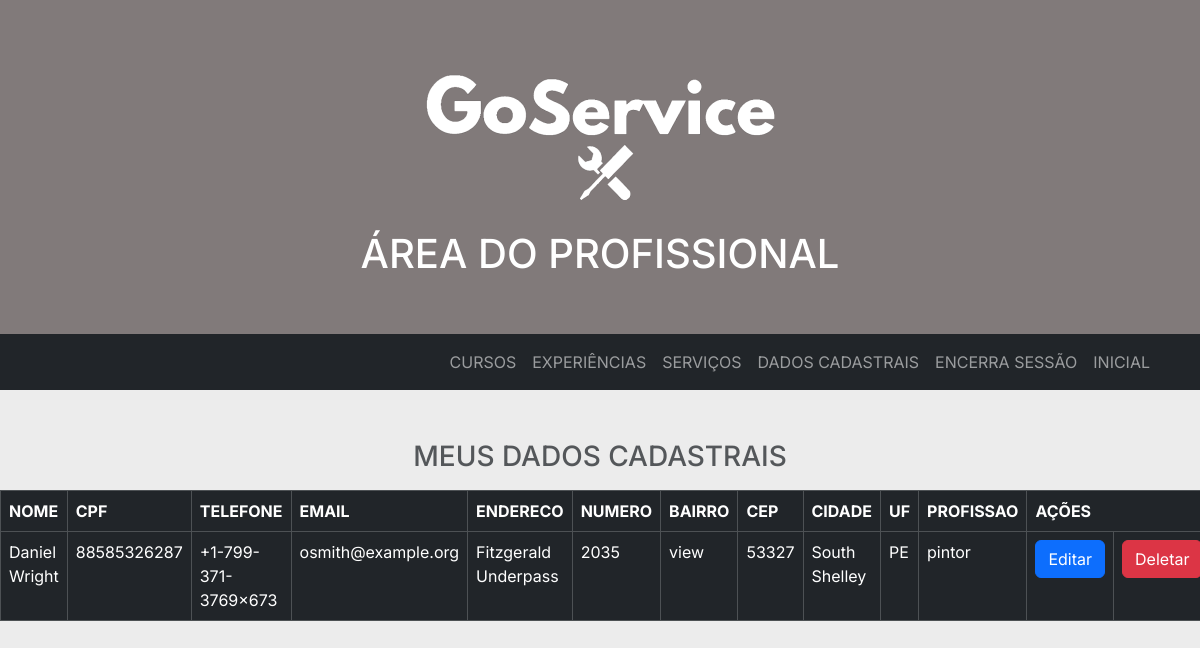
The app's page /visual_profissional (signed in) with its own data.
### tables this page shows
CREATE TABLE "profissionais"(
        "ID_profiss" INTEGER PRIMARY KEY AUTOINCREMENT,
        "nome"      TEXT,
        "CPF"       TEXT,
        "telefone"  TEXT,
        "email"     TEXT,
        "endereco"  TEXT,
        "num"       TEXT,
        "bairro"    TEXT,
        "CEP"       TEXT,
        cidade      TEXT,
        "uf"        TEXT,
        "profissao" TEXT
        );

### profissional.py (the view)
@bp_profissional.route('/visual_profissional')
def visual_profissional():
    con=sql.connect('goservice.db')
    cur=con.cursor()
    con.row_factory=sql.Row
    id_profiss=get_id_usuario()
    consulta = '''  SELECT pr.ID_profiss, pr.nome, pr.CPF, pr.telefone, pr.email, pr.endereco, pr.num, pr.bairro, pr.CEP, pr.cidade, pr.uf, pr.profissao
                    FROM profissionais AS pr
                    WHERE pr.ID_profiss=?'''
    cur.execute(consulta, (id_profiss,))
    profissional = cur.fetchone()
    con.close()
    return render_template('/profissional/visual_profissional.html', datas=profissional)

### login.py (called while the page is built)
@login_manager.user_loader
def load_user(user_id):
    con = sql.connect('goservice.db')
    cur = con.cursor()
    cur.execute("SELECT * FROM loginProf WHERE username=?", (user_id,))
    user_prof = cur.fetchone()
    if user_prof:
        return User_profiss(user_prof[1])
    cur.execute("SELECT * FROM loginCli WHERE username=?", (user_id,))
    user_cli = cur.fetchone()
    if user_cli:
        return UserCliente(user_cli[1])
    return None

def get_id_usuario():
    con = sql.connect('goservice.db')
    cur = con.cursor()
    cur.execute("SELECT * FROM loginProf WHERE username=?", (current_user.id,))
    id_profiss = cur.fetchone()
    print(id_profiss)
    return id_profiss[0]

### templates/profissional/visual_profissional.html
{% extends '/bases/base_index_profiss.html' %}
{% block customCSS %}
    <link rel="stylesheet" href="{{ url_for('static', filename='css/estilo_cadastro')}}" >
{% endblock %}
{% block body %}
<h3 class="text-center text-muted mb-3">MEUS DADOS CADASTRAIS</h3>
{% block content %}
  <table class="table table-bordered table-dark bg-dark tabela" >
    <thead>
      <tr>
        <th scope="col">NOME</th>
        <th scope="col">CPF</th>
        <th scope="col">TELEFONE</th>
        <th scope="col">EMAIL</th>
        <th scope="col">ENDERECO</th>
        <th scope="col">NUMERO</th>
        <th scope="col">BAIRRO</th>
        <th scope="col">CEP</th>
        <th scope="col">CIDADE</th>
        <th scope="col">UF</th>
        <th scope="col">PROFISSAO</th>
        <th colspan="2">AÇÕES</th>
      </tr>
    </thead>
    <tbody>
      <tr>
        <td>{{ datas[1] }}</td>
        <td>{{ datas[2] }}</td>
        <td>{{ datas[3] }}</td>
        <td>{{ datas[4] }}</td>
        <td>{{ datas[5] }}</td>
        <td>{{ datas[6] }}</td>
        <td>{{ datas[7] }}</td>
        <td>{{ datas[8] }}</td>
        <td>{{ datas[9] }}</td>
        <td>{{ datas[10] }}</td>
        <td>{{ datas[11] }}</td>
        <td><a href="{{url_for('profissional.edit_profissionais', idProf=datas[0])}}" class="btn btn-primary">Editar</a></td>
        <td><a href="{{url_for('profissional.delete_profissionais', idProf=datas[0])}}" class="btn btn-danger" onclick="return confirm('Tem certeza que deseja apagar?')">Deletar</a></td>
      </tr>
    </tbody>
  </table>
{% endblock %}
{% endblock %}

### static/css/estilo_lista.css (style rules this page uses)
:root { --cor-preta: #000; --cor-branca: #FFF; --cor-cinza: #ECECEC; --cor-cinza-escuro: #CBC8C8; --fonte-inter: 'Inter', sans-serif; }
* { margin: 0; padding: 0; box-sizing: border-box; }
body { font-family: 'Inter', sans-serif; background-color: var(--cor-cinza); color: var(--cor-preta); }

### records on screen
profissionais: nome "Daniel Wright", CPF "88585326287", telefone "+1-799-371-3769x673", email "osmith@example.org", endereco "Fitzgerald Underpass", num "2035", bairro "view", CEP "53327", cidade "South Shelley", uf "PE", profissao "pintor"
